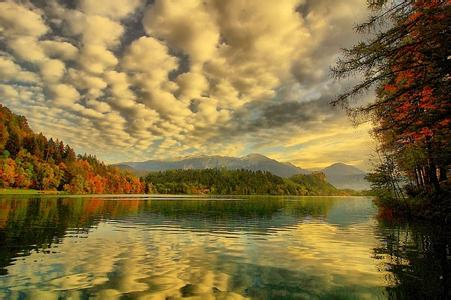
//> input picture 练习/仿射变换1/build/bin/1.jpg, 451 x 300 px
$ ./main   (built with g++ and OpenCV 4)
//> lines starting //> are read from the running program, lines starting //| are printed output that depends on the picture
#include<iostream>
#include<opencv2/opencv.hpp>

#include<math.h>

using namespace std;
using namespace cv;
void translateTransform(cv::Mat const& src, cv::Mat& dst, int dx, int dy)
{
    //CV_Assert(src.depth() == CV_8U);
    const int rows = src.rows;
    const int cols = src.cols;
    dst.create(rows, cols, src.type());
    Vec3b *p;
    for (int i = 0; i < rows; i++)
    {
        p = dst.ptr<Vec3b>(i);
        for (int j = 0; j < cols; j++)
        {
            //平移后坐标映射到原图像
            int x = j - dx;
            int y = i - dy;
            //保证映射后的坐标在原图像范围内
            if (x >= 0 && y >= 0 && x < cols && y < rows)
                p[j] = src.ptr<Vec3b>(y)[x];
        }
    }
}

int main(int argc,char**argv)
{
	Mat srcImage=imread("1.jpg");
//> srcImage is the input picture: 300 rows x 451 cols, CV_8UC3; mean B, G, R 66.7, 115.5, 134.7
	Mat dstImage;
	double x=srcImage.cols;
//> x = 451
	double y=srcImage.rows;
//> y = 300
	Mat B;
	int resize_x=2*srcImage.cols;
//> resize_x = 902
	int resize_y=2*srcImage.rows;
//> resize_y = 600
	double o=3.14/3.0;
	resize(srcImage,B,Size(resize_x,resize_y));
	Mat matrix=(Mat_<double>(2,3)<<1.1*cos(o),1.1*sin(o),((1-1.1*cos(o))*x-1.1*y*sin(o)),
	-1.1*sin(o),1.1*cos(o),(1.1*sin(o)*x+(1-1.1*cos(o))*y));
	warpAffine(srcImage,dstImage,matrix,B.size(),CV_INTER_LINEAR+CV_WARP_FILL_OUTLIERS );
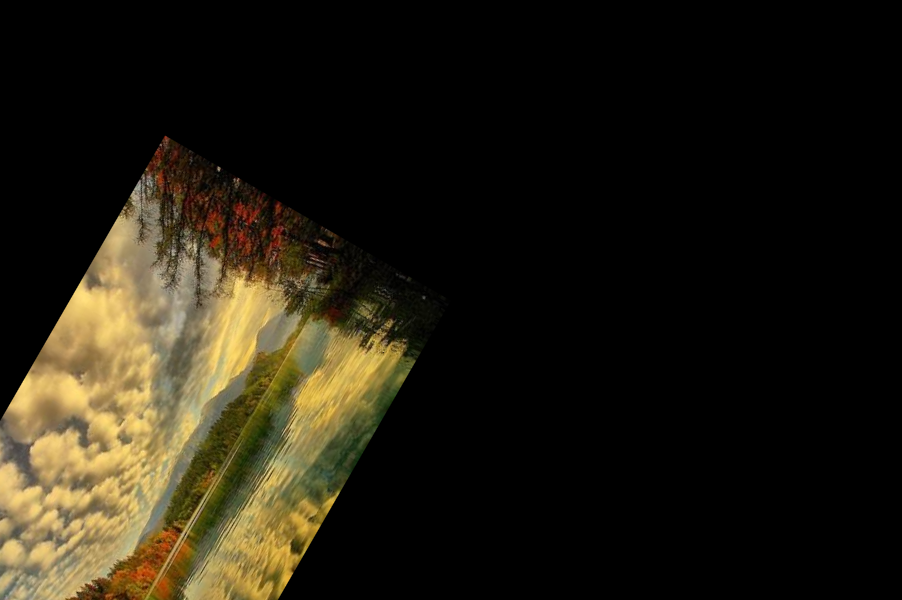
//> dstImage: 600 rows x 902 cols, CV_8UC3; mean B, G, R 17.2, 29.5, 34.5

	translateTransform(dstImage,B,100,30);
//> after the loop in translateTransform, `for (int i = 0; i < rows; i++)`:
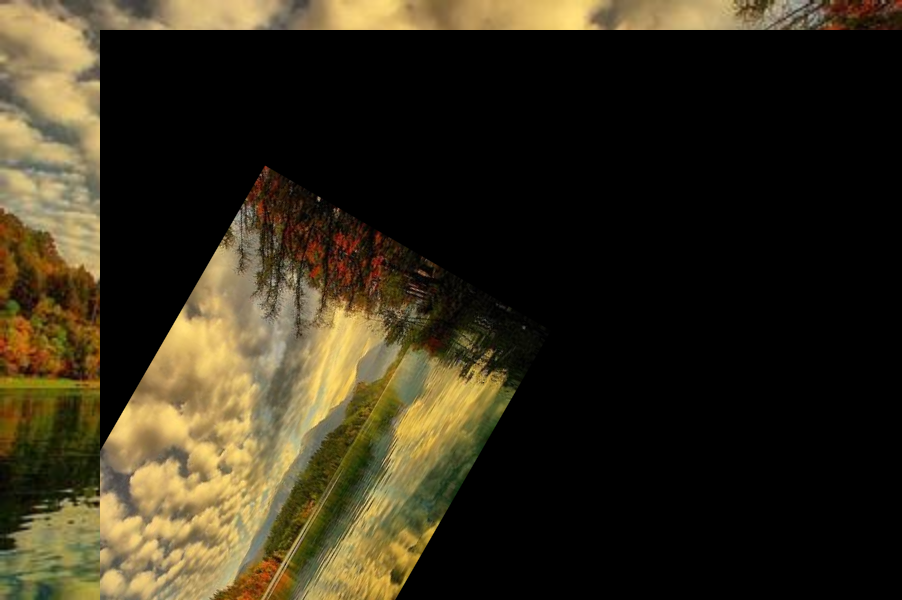
//> dst: 600 rows x 902 cols, CV_8UC3; mean B, G, R 26.9, 45.4, 52.9
	imshow("1",B);
	waitKey(0);


}
